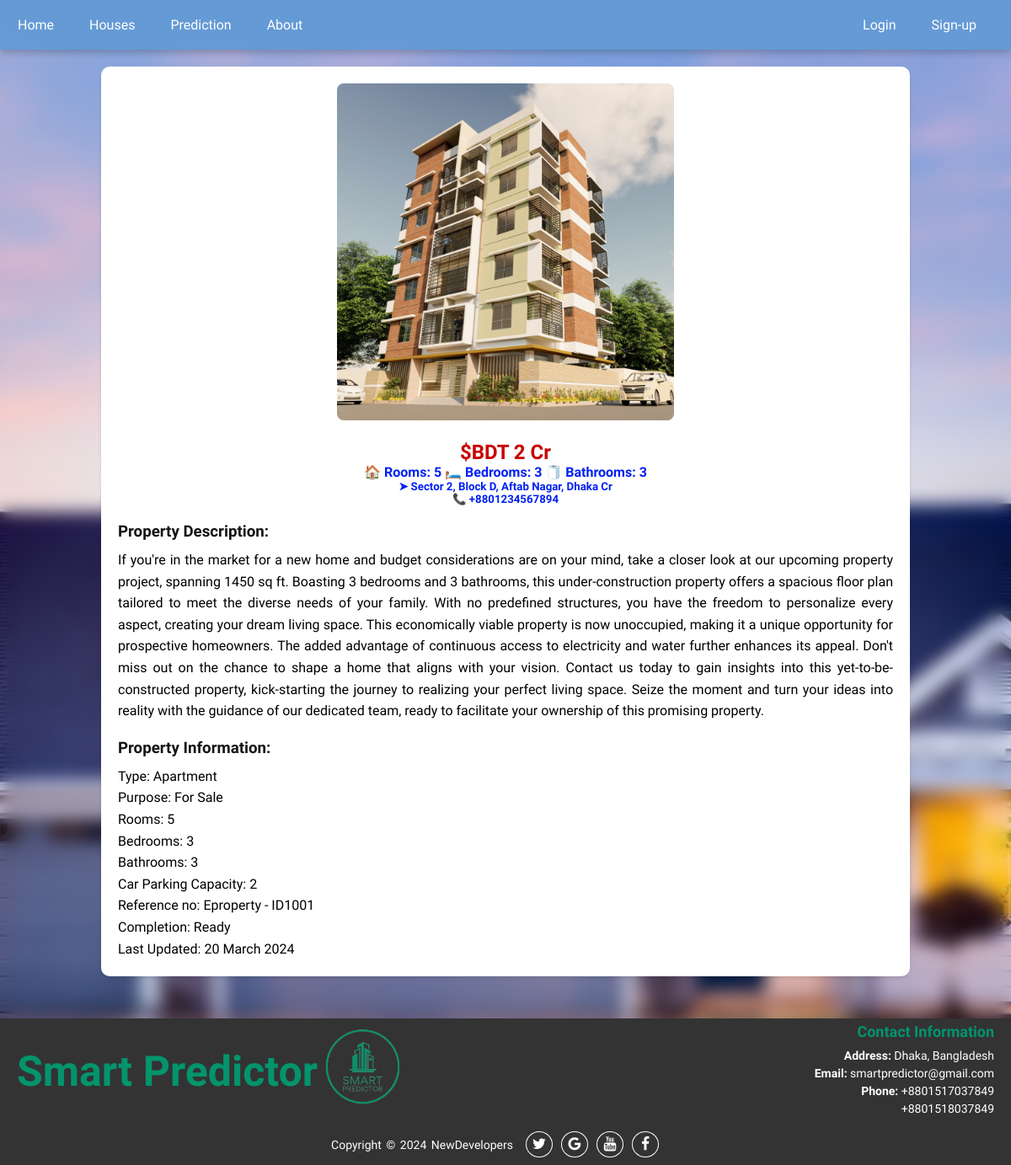
Screenshot of /detailBody/1001/ with the database file from the repository.
### myapp/models.py (models this page shows, shortened)
class House(models.Model):
    id = models.CharField(max_length=100,primary_key=True)
    title = models.CharField(max_length=200)
    image = models.ImageField(upload_to="house_imgs", null=True)
    productCategory = models.ForeignKey(Category, on_delete=models.CASCADE,null=True)
    rooms = models.PositiveBigIntegerField(default=0)
    bedroom = models.PositiveBigIntegerField(default=0)
    bathroom = models.PositiveBigIntegerField(default=0)
    carPark = models.PositiveBigIntegerField(default=0)
    area = models.CharField(max_length=200,null=True)
    address = models.CharField(max_length=200,null=True)
    detail = models.TextField()
    spec = models.TextField()
    contact = models.CharField(max_length=200,null=True)
    price = models.PositiveBigIntegerField()
    status = models.BooleanField(default=True)

### myapp/views.py (the view)
# urls.py: path('detailBody/<int:house_id>/', views.detailBody, name='detailBody'),
def detailBody(request, house_id=None):
    if house_id is not None:
        house = get_object_or_404(House, id=house_id)
        context = {
            'house': house,
        }
        return render(request, 'detailBody.html', context)
    else:
        return HttpResponse("House ID not provided!")

### myapp/templates/detailBody.html (shortened to what this page needs)
{% extends 'base.html' %}
{% load static %}
{% block extra-styles %}
<link rel="stylesheet" href="{% static 'myapp/css/__detail_body.css' %}" />
{% endblock %}
{% block content %}
<div class="bodyContents">
    <div class="featured-brands">
        <div class="product">
            <div class="product-header">
                <img class="imageMod" src="{{ house.image.url }}" alt="{{ house.title }}" />
                <h2 class="accent-medium">$BDT {{ house.price }} Cr</h2>
                <span class="accent-primary"> <b>🏠 Rooms: {{ house.rooms }}</b> </span>
                <span class="accent-primary"> <b>🛏️ Bedrooms: {{ house.bedroom }}</b> </span>
                <span class="accent-primary"> <b>🧻 Bathrooms: {{ house.bathroom }}</b> </span>
                <h5 class="accent-primary">➤ {{ house.address }} Cr</h5>
                <h5 class="accent-primary">📞 {{ house.contact }}</h5>
            </div>
            <div class="product-footer">
                <h3 class="accent-secondary"> Property Description: </h3>
                <p style="color: black;">{{ house.detail }}</p>
            </div>
            <div class="product-details">
                <h3 class="accent-secondary"> Property Information: </h3>
                <p style="color: black;">{{ house.spec|linebreaksbr }}</p>
            </div>
        </div>
    </div>
</div>
{% endblock %}

### myapp/templates/base.html (shortened to what this page needs)
<!DOCTYPE html>
{% load static %}
<html lang="en">
<head>
    <link rel="stylesheet" href="https://stackpath.bootstrapcdn.com/font-awesome/4.7.0/css/font-awesome.min.css">
    <link rel="stylesheet" href="{% static 'myapp/css/__base.css' %}" />
    {% block extra-styles %} {% endblock %}
</head>
<body>
    <div class="topnav">
        <a href="{% url 'home' %}">Home</a>
        <a href="{% url 'houses' %}">Houses</a>
        <a href="{% url 'prediction' %}">Prediction</a>
        <a href="{% url 'about_us' %}">About</a>
        <div id="user-links">
            {% if user.is_authenticated %}
                {% if user.is_superuser %}
                    <a href="{% url 'admin:index' %}" class="user-link">Admin Panel</a>
                {% else %}
                    <div class="user-info" id="user-profile-container">
                        <img src="" alt="Profile Picture" id="profile-picture" style="width: 40px; height: 40px; border-radius: 50%;">
                        <a href="{% url 'user_profile' %}" class="user-link">{{ user.username }}</a>
                    </div>
                {% endif %}
                <a href="{% url 'logout' %}" class="user-link">Sign out</a>
            {% else %}
                <a href="{% url 'login' %}" class="user-link">Login</a>
                <a href="{% url 'register' %}" class="user-link">Sign-up</a>
            {% endif %}
        </div>
    </div>
    {% block content %}{% endblock %}
    <footer>
        <div class="footer-content">
            <div class="logo">
                <span class="eseba">Smart Predictor</span>
                <img src="{% static 'myapp/images/favicon.png' %}"" alt="">
            </div>
            <div class="contact-info">
                <h3>Contact Information</h3>
                <ul>
                    <li><strong>Address:</strong> Dhaka, Bangladesh</li>
                    <li><strong>Email:</strong> smartpredictor@gmail.com</li>
                    <li><strong>Phone:</strong> +8801517037849</li>
                    <li>+8801518037849</li>
                </ul>
            </div>
        </div>
        <div class="footer-bottom">
            <p>Copyright &copy; 2024 NewDevelopers</p>
            <div class="footer-menu">
                <ul class="f-menu">
                    <li><a href="#"><i class="fa fa-twitter"></i></a></li>
                    <li><a href="#"><i class="fa fa-google"></i></a></li>
                    <li><a href="#"><i class="fa fa-youtube"></i></a></li>
                    <li><a href="#"><i class="fa fa-facebook"></i></a></li>
                </ul>
            </div>
        </div>
    </footer>
</body>
</html>

### myapp/static/myapp/css/__base.css (style rules this page uses)
* { margin: 0; padding: 0; box-sizing: border-box; }
body { font-family: 'Mooli', sans-serif; display: flex; min-height: 100vh; align-items: center; text-align: center; background-image: url(../images/background.png); background-color: rgba(0, 0, 0, 0.103); backdrop-filter: blur(10px); background-size: cover; background-position: center; background-repeat: no-repeat; color: #fff; background-attachment: fixed; flex-direction: column; position: relative; }
.topnav { position: sticky; top: 0; width: 100%; z-index: 999; background-color: rgba(97, 154, 212, 0.9); box-shadow: 0 4px 8px rgba(0, 0, 0, 0.2); backdrop-filter: blur(20px); }
.topnav a { float: left; display: block; color: rgb(255, 255, 255); text-align: center; font-weight: normal; padding: 20px 16px; margin: 0 5px; transition: background-color 0.4s, transform 0.4s; text-decoration: none; }
#user-links { float: right; margin-right: 20px; display: flex; align-items: center; }
.user-link { color: #fff; text-align: center; padding: 20px 16px; margin: 0 5px; transition: transform 0.3s; text-decoration: none; }
footer { width: 100%; color: #fff; text-align: center; }
.footer-content { background: #333; color: #fff; padding: 5px 20px; display: flex; justify-content: space-between; align-items: center; }
.logo img { max-width: 100px; height: auto; }
.logo .eseba { position: relative; top: -25px; margin: 0px auto; font-size: 50px; font-weight: 900; color: #03946C; }
.contact-info { text-align: right; }
.contact-info h3 { color: #03946C; font-size: 18px; margin-bottom: 10px; }
.contact-info ul { list-style-type: none; padding: 0; }
.contact-info ul li { font-size: 14px; margin: 5px 0; }
.contact-info ul li strong { font-weight: bold; }
.footer-bottom { background: #333; width: 100%; display: flex; align-items: center; justify-content: center; }
.footer-bottom p { font-size: 14px; word-spacing: 2px; text-transform: capitalize; margin: 0; }
.footer-menu { padding: 15px; float: right; }
.footer-menu ul { list-style: none; display: flex; align-items: center; justify-content: center; }
.footer-menu ul li { padding-right: 10px; display: block; }
.footer-menu ul li a { text-decoration: none; color: #fff; border: 1.1px solid white; padding: 5px; border-radius: 50%; }
.footer-menu ul li a i { font-size: 1.1rem; width: 20px; transition: color .4s ease; }

### myapp/static/myapp/css/__detail_body.css (style rules this page uses)
.bodyContents { max-width: 1000px; margin: 0 auto; padding: 20px; }
.product { background-color: #fff; border-radius: 10px; box-shadow: 0 2px 4px rgba(0, 0, 0, 0.1); padding: 20px; margin-bottom: 30px; }
.product-header { text-align: center; margin-bottom: 20px; }
.imageMod { width: 100%; max-width: 400px; height: auto; border-radius: 8px; margin-bottom: 20px; }
.product-footer, .product-details { margin-top: 20px; color: black; text-align: justify; }
.product-footer h3, .product-details h3 { margin-bottom: 10px; }
.product-footer p, .product-details p { line-height: 1.6; }
.accent-primary { color: #0021f3; }
.accent-medium { color: #c70000; }
.accent-secondary { color: #151515; }

### rows the page displays
House: image (picture), price "2", rooms "5", bedroom "3", bathroom "3", address "Sector 2, Block D, Aftab Nagar, Dhaka", contact "+8801234567894", detail "If you're in the market for a new home and budget considerations are on your mind, take a closer look at our upcoming property project, spanning 1450 sq ft. Boasting 3 bedrooms and 3 bathrooms, this under-construction property offers a spacious floor plan tailored to meet the diverse needs of your family. With no predefined structures, you have the freedom to personalize every aspect, creating your dream living space. This economically viable property is now unoccupied, making it a unique opportunity for prospective homeowners. The added advantage of continuous access to electricity and water further enhances its appeal. Don't miss out on the chance to shape a home that aligns with your…", spec "Type: Apartment Purpose: For Sale Rooms: 5 Bedrooms: 3 Bathrooms: 3 Car Parking Capacity: 2 Reference no: Eproperty - ID1001 Completion: Ready Last Updated: 20 March 2024"
